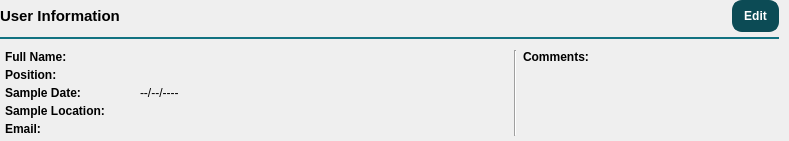
              <widget class="QFrame" name="frame_7">
               <property name="frameShape">
                <enum>QFrame::NoFrame</enum>
               </property>
               <property name="frameShadow">
                <enum>QFrame::Raised</enum>
               </property>
               <layout class="QVBoxLayout" name="verticalLayout_9" stretch="0,0,1">
                <property name="spacing">
                 <number>5</number>
                </property>
                <property name="leftMargin">
                 <number>0</number>
                </property>
                <property name="topMargin">
                 <number>0</number>
                </property>
                <property name="rightMargin">
                 <number>10</number>
                </property>
                <property name="bottomMargin">
                 <number>5</number>
                </property>
                <item>
                 <widget class="QFrame" name="frame_8">
                  <property name="frameShape">
                   <enum>QFrame::NoFrame</enum>
                  </property>
                  <property name="frameShadow">
                   <enum>QFrame::Raised</enum>
                  </property>
                  <property name="lineWidth">
                   <number>0</number>
                  </property>
                  <layout class="QHBoxLayout" name="horizontalLayout_8" stretch="0,1,0">
                   <property name="spacing">
                    <number>6</number>
                   </property>
                   <property name="leftMargin">
                    <number>0</number>
                   </property>
                   <property name="topMargin">
                    <number>0</number>
                   </property>
                   <property name="rightMargin">
                    <number>0</number>
                   </property>
                   <property name="bottomMargin">
                    <number>0</number>
                   </property>
                   <item>
                    <widget class="QLabel" name="label_6">
                     <property name="font">
                      <font>
                       <family>Yu Gothic UI</family>
                       <pointsize>11</pointsize>
                       <weight>75</weight>
                       <bold>true</bold>
                      </font>
                     </property>
                     <property name="text">
                      <string>User Information</string>
                     </property>
                     <property name="scaledContents">
                      <bool>true</bool>
                     </property>
                     <property name="alignment">
                      <set>Qt::AlignLeading|Qt::AlignLeft|Qt::AlignVCenter</set>
                     </property>
                    </widget>
                   </item>
                   <item>
                    <spacer name="horizontalSpacer_5">
                     <property name="orientation">
                      <enum>Qt::Horizontal</enum>
                     </property>
                     <property name="sizeHint" stdset="0">
                      <size>
                       <width>606</width>
                       <height>20</height>
                      </size>
                     </property>
                    </spacer>
                   </item>
                   <item>
                    <widget class="QPushButton" name="buttonUserInfoEdit">
                     <property name="minimumSize">
                      <size>
                       <width>0</width>
                       <height>0</height>
                      </size>
                     </property>
                     <property name="font">
                      <font>
                       <family>Nirmala UI</family>
                       <pointsize>9</pointsize>
                       <weight>75</weight>
                       <bold>true</bold>
                      </font>
                     </property>
                     <property name="cursor">
                      <cursorShape>PointingHandCursor</cursorShape>
                     </property>
                     <property name="toolTip">
                      <string extracomment="Edit User Info"/>
                     </property>
                     <property name="toolTipDuration">
                      <number>2</number>
                     </property>
                     <property name="whatsThis">
                      <string extracomment="Edit User Info"/>
                     </property>
                     <property name="styleSheet">
                      <string notr="true">padding:7px 10px;border:2px solid rgb(12, 75, 85);color:#fff;background:rgb(12, 75, 85);border-radius:10px</string>
                     </property>
                     <property name="text">
                      <string>Edit</string>
                     </property>
                     <property name="icon">
                      <iconset>
                       <normaloff>../Images/white.png</normaloff>
                       <selectedoff>../Images/edit.png</selectedoff>../Images/white.png</iconset>
                     </property>
                    </widget>
                   </item>
                  </layout>
                 </widget>
                </item>
                <item>
                 <widget class="Line" name="line_2">
                  <property name="styleSheet">
                   <string notr="true">color:rgb(18, 114, 129)</string>
                  </property>
                  <property name="frameShadow">
                   <enum>QFrame::Plain</enum>
                  </property>
                  <property name="lineWidth">
                   <number>2</number>
                  </property>
                  <property name="orientation">
                   <enum>Qt::Horizontal</enum>
                  </property>
                 </widget>
                </item>
                <item>
                 <widget class="QFrame" name="frame">
                  <property name="sizePolicy">
                   <sizepolicy hsizetype="Preferred" vsizetype="Fixed">
                    <horstretch>0</horstretch>
                    <verstretch>0</verstretch>
                   </sizepolicy>
                  </property>
                  <property name="font">
                   <font>
                    <family>Yu Gothic UI</family>
                    <pointsize>9</pointsize>
                   </font>
                  </property>
                  <property name="styleSheet">
                   <string notr="true"/>
                  </property>
                  <property name="frameShadow">
                   <enum>QFrame::Sunken</enum>
                  </property>
                  <layout class="QHBoxLayout" name="horizontalLayout_7" stretch="7,0,6">
                   <property name="sizeConstraint">
                    <enum>QLayout::SetDefaultConstraint</enum>
                   </property>
                   <property name="leftMargin">
                    <number>5</number>
                   </property>
                   <property name="topMargin">
                    <number>5</number>
                   </property>
                   <property name="rightMargin">
                    <number>0</number>
                   </property>
                   <property name="bottomMargin">
                    <number>0</number>
                   </property>
                   <item>
                    <layout class="QFormLayout" name="formLayout">
                     <property name="horizontalSpacing">
                      <number>35</number>
                     </property>
                     <property name="verticalSpacing">
                      <number>4</number>
                     </property>
                     <item row="0" column="0">
                      <widget class="QLabel" name="fullNameLabel">
                       <property name="font">
                        <font>
                         <weight>75</weight>
                         <bold>true</bold>
                        </font>
                       </property>
                       <property name="text">
                        <string>Full Name:</string>
                       </property>
                      </widget>
                     </item>
                     <item row="0" column="1">
                      <widget class="QLabel" name="fullName">
                       <property name="font">
                        <font>
                         <weight>50</weight>
                         <bold>false</bold>
                        </font>
                       </property>
                       <property name="text">
                        <string/>
                       </property>
                      </widget>
                     </item>
                     <item row="2" column="0">
                      <widget class="QLabel" name="companyLabel">
                       <property name="font">
                        <font>
                         <weight>75</weight>
                         <bold>true</bold>
                        </font>
                       </property>
                       <property name="text">
                        <string>Sample Date:</string>
                       </property>
                      </widget>
                     </item>
                     <item row="4" column="0">
                      <widget class="QLabel" name="emailLabel">
                       <property name="font">
                        <font>
                         <weight>75</weight>
                         <bold>true</bold>
                        </font>
                       </property>
                       <property name="text">
                        <string>Email:</string>
                       </property>
                      </widget>
                     </item>
                     <item row="1" column="0">
                      <widget class="QLabel" name="roleLabel">
                       <property name="font">
                        <font>
                         <weight>75</weight>
                         <bold>true</bold>
                        </font>
                       </property>
                       <property name="text">
                        <string>Position:</string>
                       </property>
                      </widget>
                     </item>
                     <item row="1" column="1">
                      <widget class="QLabel" name="role">
                       <property name="text">
                        <string/>
                       </property>
                      </widget>
                     </item>
                     <item row="2" column="1">
                      <widget class="QLabel" name="company">
                       <property name="text">
                        <string>--/--/----</string>
                       </property>
                      </widget>
                     </item>
                     <item row="4" column="1">
                      <widget class="QLabel" name="email">
                       <property name="text">
                        <string/>
                       </property>
                      </widget>
                     </item>
                     <item row="3" column="0">
                      <widget class="QLabel" name="label_4">
                       <property name="font">
                        <font>
                         <weight>75</weight>
                         <bold>true</bold>
                        </font>
                       </property>
                       <property name="text">
                        <string>Sample Location:</string>
                       </property>
                      </widget>
                     </item>
                     <item row="3" column="1">
                      <widget class="QLabel" name="location">
                       <property name="text">
                        <string/>
                       </property>
                      </widget>
                     </item>
                    </layout>
                   </item>
                   <item>
                    <widget class="Line" name="line">
                     <property name="styleSheet">
                      <string notr="true">color:rgb(18, 114, 129)</string>
                     </property>
                     <property name="frameShadow">
                      <enum>QFrame::Sunken</enum>
                     </property>
                     <property name="orientation">
                      <enum>Qt::Vertical</enum>
                     </property>
                    </widget>
                   </item>
                   <item>
                    <layout class="QVBoxLayout" name="verticalLayout_7">
                     <property name="spacing">
                      <number>2</number>
                     </property>
                     <item>
                      <widget class="QLabel" name="label_5">
                       <property name="font">
                        <font>
                         <weight>75</weight>
                         <bold>true</bold>
                        </font>
                       </property>
                       <property name="text">
                        <string>Comments:</string>
                       </property>
                      </widget>
                     </item>
                     <item>
                      <widget class="QLabel" name="description">
                       <property name="maximumSize">
                        <size>
                         <width>256</width>
                         <height>16777215</height>
                        </size>
                       </property>
                       <property name="text">
                        <string/>
                       </property>
                       <property name="wordWrap">
                        <bool>true</bool>
                       </property>
                      </widget>
                     </item>
                     <item>
                      <spacer name="verticalSpacer_2">
                       <property name="orientation">
                        <enum>Qt::Vertical</enum>
                       </property>
                       <property name="sizeType">
                        <enum>QSizePolicy::MinimumExpanding</enum>
                       </property>
                       <property name="sizeHint" stdset="0">
                        <size>
                         <width>20</width>
                         <height>10</height>
                        </size>
                       </property>
                      </spacer>
                     </item>
                    </layout>
                   </item>
                  </layout>
                 </widget>
                </item>
               </layout>
              </widget>
